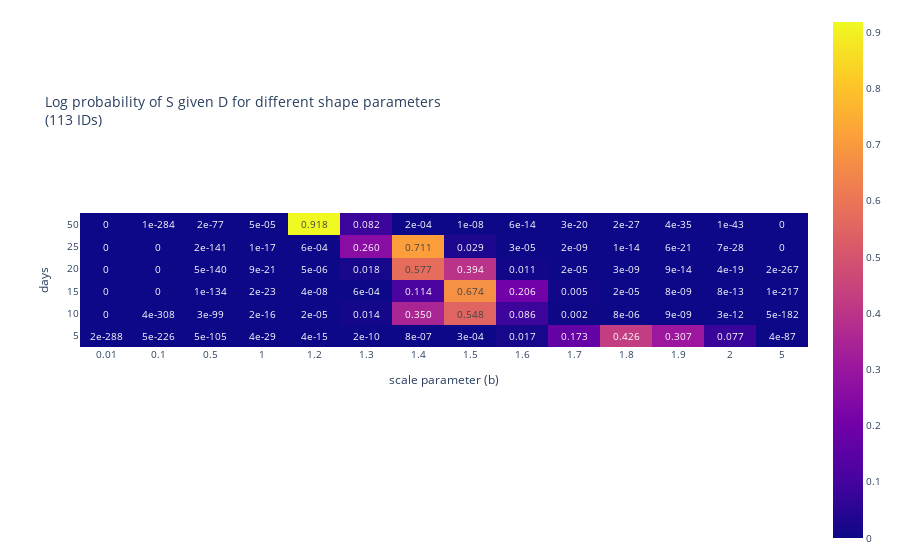

Notebook code for this chart:
### Code cell
params = [0.01, 0.1, 0.5, 1, 1.2, 1.3, 1.4, 1.5, 1.6, 1.7, 1.8, 1.9, 2, 5]


def add_heatmap_for_laplace(fig, df):
    # Create separate heatmap for each row (day)
    # for i, day in enumerate(df.columns):
    fig.add_trace(
        go.Heatmap(
            z=df.T,
            x=df.index,
            y=df.columns,
            colorbar=dict(
                len=4,
                y=0.5,
                yanchor="middle",
            ),
            showscale=True,
        ),
        row=1,
        col=1,
    )

    # Update text and axes for all traces
    fig.update_traces(
        text=df.T.applymap(
            lambda x: "0" if x == 0 else f"{x:.3f}" if x >= 0.001 else f"{x:.0e}"
        ),
        texttemplate="%{text}",
        textfont={"size": 10},
    )

    fig.update_yaxes(
        type="category",
        title="days",
        showticklabels=True,
    )
    fig.update_xaxes(
        type="category",
        title="scale parameter (b)",
    )
    return fig


def transform_df_hm(df_hm, days):
    df_hm = df_hm.set_index("scale")
    df_hm = df_hm.drop(columns=["params"])
    df_hm = df_hm.rename(columns={"log_p_S_given_D": days})

    print(np.max(df_hm[days]))
    df_hm[days] = df_hm[days] - np.max(df_hm[days])
    df_hm[days] = np.exp(df_hm[days])
    df_hm[days] = df_hm[days] / np.sum(df_hm[days])
    return df_hm


labels = ["scale"]
# df_hm, data = load_and_process_json("10_18IDs_30d", params, labels)
df_hm_5, data_5 = load_and_process_json("14_5days", params, labels)
df_hm_10, data_10 = load_and_process_json("14_10days", params, labels)
df_hm_15, data_15 = load_and_process_json("14_15days", params, labels)
df_hm_20, data_20 = load_and_process_json("14_20days", params, labels)
df_hm_25, data_25 = load_and_process_json("14_25days", params, labels)
df_hm_50, data_50 = load_and_process_json("14_50days", params, labels)

df_hm_5 = transform_df_hm(df_hm_5, 5)
df_hm_10 = transform_df_hm(df_hm_10, 10)
df_hm_15 = transform_df_hm(df_hm_15, 15)
df_hm_20 = transform_df_hm(df_hm_20, 20)
df_hm_25 = transform_df_hm(df_hm_25, 25)
df_hm_50 = transform_df_hm(df_hm_50, 50)


df_hm = pd.merge(df_hm_5, df_hm_10, right_index=True, left_index=True)
df_hm = pd.merge(df_hm, df_hm_15, right_index=True, left_index=True)
df_hm = pd.merge(df_hm, df_hm_20, right_index=True, left_index=True)
df_hm = pd.merge(df_hm, df_hm_25, right_index=True, left_index=True)
df_hm = pd.merge(df_hm, df_hm_50, right_index=True, left_index=True)


IDs = list(data.keys())

fig = make_subplots()
fig = add_heatmap_for_laplace(fig, df_hm)
fig.update_layout(
    title=f"Log probability of S given D for different shape parameters<br>({len(IDs)} IDs)",
    # yaxis_type='log',
    # width=450,
    # height=200,
    font_size=10,
)
fig.show()

df_hm.head(2)

### Figure 1 — Plotly figure (JSON) as saved in the notebook; plotly's stock layout.template omitted (floating-point values rounded to 4 significant figures)
{"data": [{"colorbar": {"len": 4, "y": 0.5, "yanchor": "middle"}, "showscale": true, "text": [["2e-288", "5e-226", "5e-105", "4e-29", "4e-15", "2e-10", "8e-07", "3e-04", "0.017", "0.173", "0.426", "0.307", "0.077", "4e-87"], ["0", "4e-308", "3e-99", "2e-16", "2e-05", "0.014", "0.350", "0.548", "0.086", "0.002", "8e-06", "9e-09", "3e-12", "5e-182"], ["0", "0", "1e-134", "2e-23", "4e-08", "6e-04", "0.114", "0.674", "0.206", "0.005", "2e-05", "8e-09", "8e-13", "1e-217"], ["0", "0", "5e-140", "9e-21", "5e-06", "0.018", "0.577", "0.394", "0.011", "2e-05", "3e-09", "9e-14", "4e-19", "2e-267"], ["0", "0", "2e-141", "1e-17", "6e-04", "0.260", "0.711", "0.029", "3e-05", "2e-09", "1e-14", "6e-21", "7e-28", "0"], ["0", "1e-284", "2e-77", "5e-05", "0.918", "0.082", "2e-04", "1e-08", "6e-14", "3e-20", "2e-27", "4e-35", "1e-43", "0"]], "textfont": {"size": 10}, "texttemplate": "%{text}", "type": "heatmap", "x": [0.01, 0.1, 0.5, 1, 1.2, 1.3, 1.4, 1.5, 1.6, 1.7, 1.8, 1.9, 2, 5], "xaxis": "x", "y": [5, 10, 15, 20, 25, 50], "yaxis": "y", "z": [[2.475e-288, 4.753e-226, 5.059e-105, 4.061e-29, 3.622e-15, 2.092e-10, 8.045e-07, 0.0003103, 0.01691, 0.1734, 0.4258, 0.3066, 0.0769, 3.963e-87], [0, 3.571e-308, 2.662e-99, 2.019e-16, 2.263e-05, 0.0144, 0.3496, 0.5483, 0.08578, 0.001918, 8.265e-06, 8.82e-09, 2.878e-12, 5.244e-182], [0, 0, 9.791e-135, 1.995e-23, 4.119e-08, 0.0005631, 0.1137, 0.6745, 0.206, 0.005156, 1.553e-05, 7.77e-09, 8.45e-13, 1.223e-217], [0, 0, 4.862e-140, 8.597e-21, 5.406e-06, 0.01782, 0.5771, 0.3944, 0.01062, 1.882e-05, 3.359e-09, 8.603e-14, 4.251e-19, 2.38e-267], [0, 0, 1.621e-141, 9.584e-18, 0.0005973, 0.2598, 0.711, 0.02852, 3.351e-05, 2.041e-09, 1.033e-14, 6.44e-21, 6.875e-28, 0], [0, 1.489e-284, 1.657e-77, 4.669e-05, 0.9183, 0.08153, 0.0001537, 1.151e-08, 5.763e-14, 2.98e-20, 2.294e-27, 3.572e-35, 1.46e-43, 0]]}], "layout": {"font": {"size": 10}, "title": {"text": "Log probability of S given D for different shape parameters<br>(113 IDs)"}, "xaxis": {"anchor": "y", "domain": [0, 1], "title": {"text": "scale parameter (b)"}, "type": "category"}, "yaxis": {"anchor": "x", "domain": [0, 1], "showticklabels": true, "title": {"text": "days"}, "type": "category"}}}
